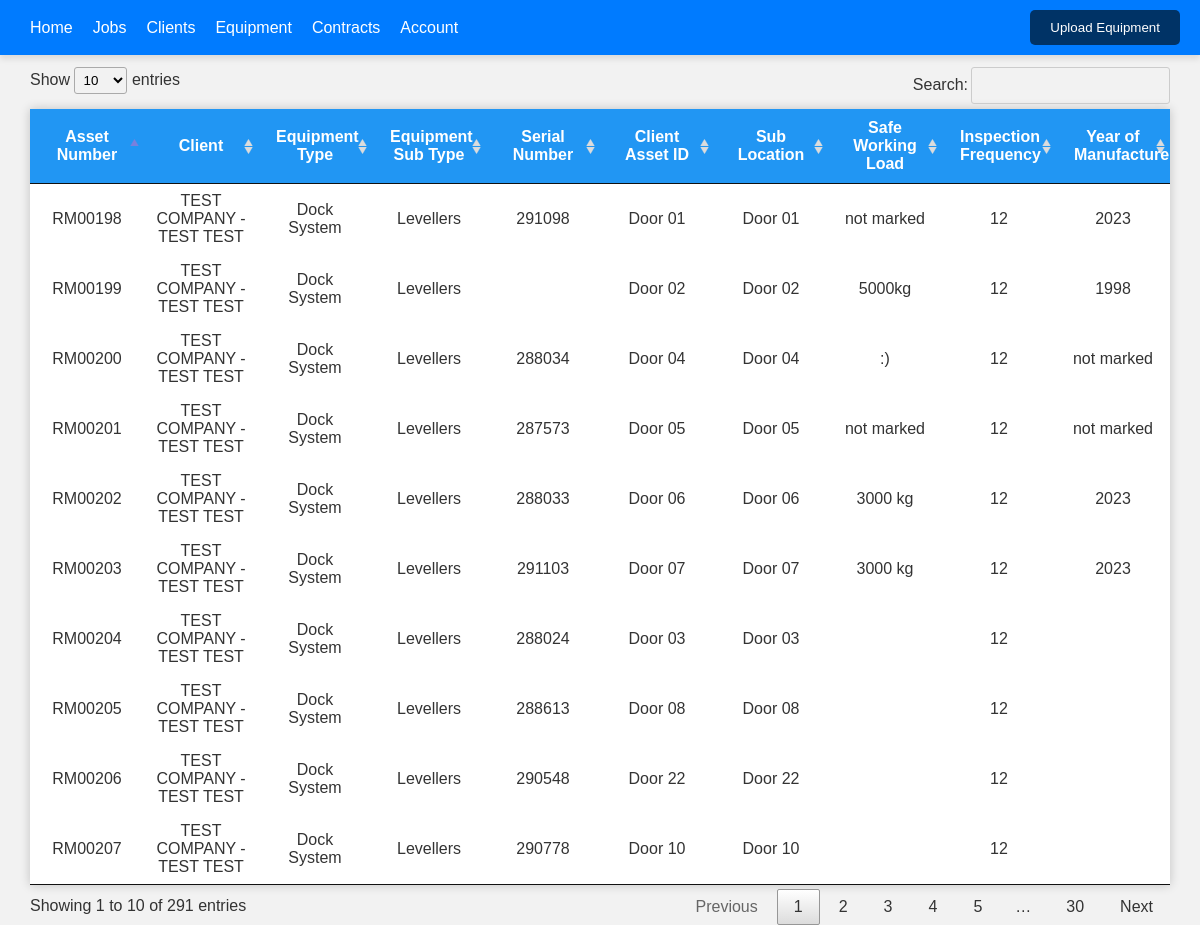
The page /equipment on the database as committed earlier.
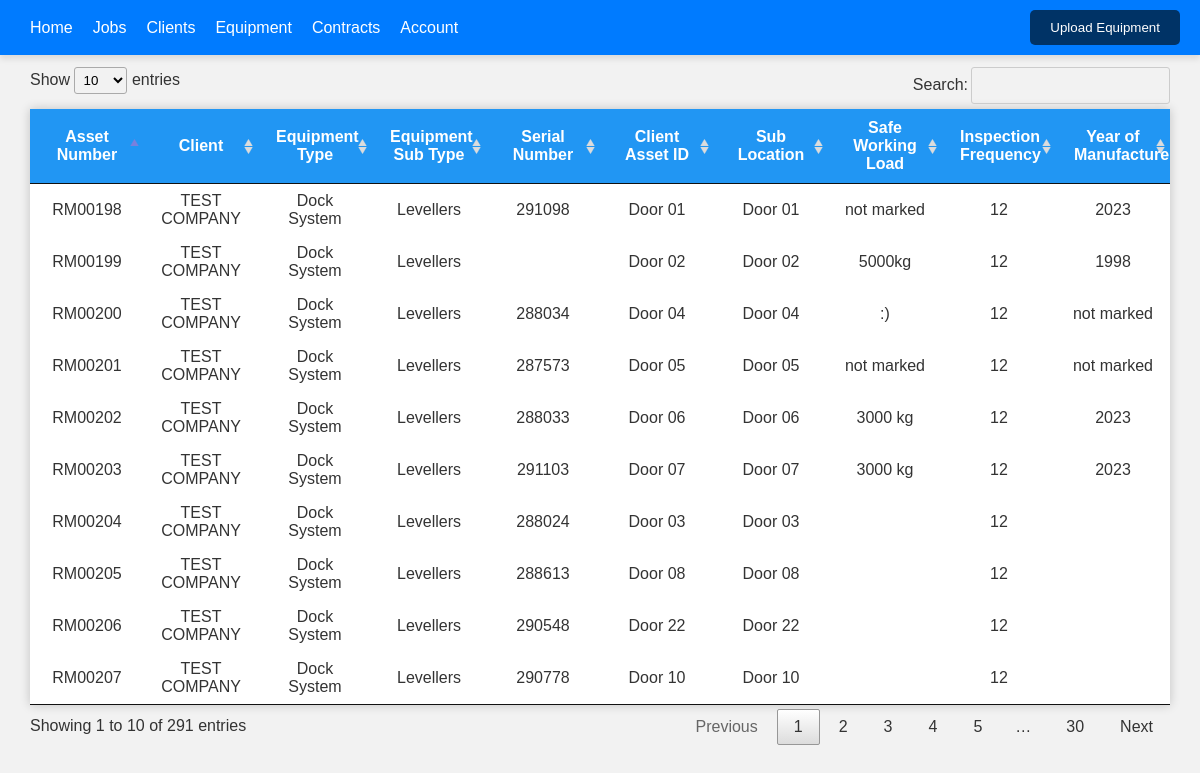
The same page on the database as committed later.
### tables this page shows
CREATE TABLE "equipment" (
	"id"	INTEGER,
	"equipment_number"	TEXT,
	"client_account_number"	TEXT,
	"equipment_type"	TEXT,
	"equipment_sub_type"	TEXT,
	"serial_number"	TEXT,
	"sub_location"	TEXT,
	"safe_working_load"	REAL,
	"inspection_frequency"	BLOB,
	"year_of_manufacture"	NUMERIC,
	"client_asset_id"	TEXT,
	PRIMARY KEY("id" AUTOINCREMENT)
);

CREATE TABLE clients (
            id INTEGER PRIMARY KEY AUTOINCREMENT,
            account_number TEXT,
            client_name TEXT,
            address_line_1 TEXT,
            address_line_2 TEXT,
            town_city TEXT,
            county TEXT,
            postcode TEXT,
            phone_number TEXT,
            status TEXT,
            date_stamp TEXT
        );

### app.py (the view)
@app.route('/equipment')
def equipment():
    equipment = get_equipment_list()
    clients = get_all_clients()
    search_query = request.args.get('search', '', type=str)
    if search_query:
        equipment = [item for item in equipment if search_query.lower() in str(item).lower()]
    return render_template(
        'equipment.html',
        equipment=equipment,
        clients=clients,
        search_query=search_query
    )

### app.py (called while the page is built)
def get_db():
    conn = sqlite3.connect(DATABASE)
    conn.row_factory = sqlite3.Row
    return conn

def get_all_clients():
    conn = get_db()
    cursor = conn.cursor()
    query = '''SELECT * FROM clients'''  # Adjust the SQL query as needed
    cursor.execute(query)
    clients = cursor.fetchall()
    conn.close()
    return clients

def get_equipment_list():
    conn = get_db()
    cursor = conn.cursor()
    cursor.execute('''
        SELECT equipment.*, clients.client_name
        FROM equipment
        INNER JOIN clients ON equipment.client_account_number = clients.account_number
    ''')
    equipment = cursor.fetchall()
    conn.close()
    return equipment

### templates/equipment.html (shortened to what this page needs)
<!doctype html>
<html>
<head>
    <link rel="stylesheet" type="text/css" href="{{ url_for('static', filename='css/style.css') }}">
    <link rel="stylesheet" type="text/css" href="{{ url_for('static', filename='css/datatable.css') }}">
</head>
<body>
<header>
    <nav>
        <ul>
            <li><a href="#">Home</a></li>
            <li><a href="#">Jobs</a></li>
            <li><a href="/clients">Clients</a></li>
            <li><a href="/equipment">Equipment</a></li>
            <li><a href="/contracts">Contracts</a></li>
            <li class="dropdown">
                <a href="#">Account</a>
            </li>
        </ul>
    </nav>
    <div class="search">
        <button id="add-equipment-button">Upload Equipment</button>
    </div>
</header>
<div style="width: 95%; padding-top: 1%; margin: auto;">
    <table id="equipment-table" style="width: 100%; margin-top: 10px;">
        <thead>
            <tr>
                <th>Asset Number</th>
                <th>Client</th>
                <th>Equipment Type</th>
                <th>Equipment Sub Type</th>
                <th>Serial Number</th>
                <th>Client Asset ID</th>
                <th>Sub Location</th>
                <th>Safe Working Load</th>
                <th>Inspection Frequency</th>
                <th>Year of Manufacture</th>
            </tr>
        </thead>
        {% for equip in equipment %}
            <tr class="clickable-row" data-href="{{ url_for('equipment_details', equipment_number=equip.equipment_number) }}">
                <td>{{ equip.equipment_number }}</td>
                <td>{{ equip.client_name }}</td>
                <td>{{ equip.equipment_type }}</td>
                <td>{{ equip.equipment_sub_type }}</td>
                <td>{{ equip.serial_number }}</td>
                <td>{{ equip.client_asset_id }}</td>
                <td>{{ equip.sub_location }}</td>
                <td>{{ equip.safe_working_load }}</td>
                <td>{{ equip.inspection_frequency }}</td>
                <td>{{ equip.year_of_manufacture }}</td>
            </tr>
        {% endfor %}
    </table>
</div>
</body>
</html>

### static/css/style.css (style rules this page uses)
body { font-family: Arial, sans-serif; background-color: #f2f2f2; color: #333; }
table { width: 500px; margin: 50px auto; border-collapse: collapse; background-color: #fff; box-shadow: 0 0 10px rgba(0, 0, 0, 0.2); }
th, td { padding: 10px; text-align: center; }
th { background-color: #2196F3; color: #fff; }
tr:nth-child(even) { background-color: #f2f2f2; }
* { margin: 0; padding: 0; box-sizing: border-box; }
header { background-color: #007BFF; display: flex; align-items: center; justify-content: space-between; padding: 10px 20px; box-shadow: 0px 4px 6px rgba(0, 0, 0, 0.1); }
nav ul { list-style: none; display: flex; }
nav ul li { margin: 0 10px; }
nav ul li a { text-decoration: none; color: white; font-weight: 500; transition: color 0.3s; }
.search { display: flex; align-items: center; }
.search button { padding: 10px 20px; background-color: #003366; color: white; border: none; border-radius: 5px; cursor: pointer; transition: background-color 0.3s; margin-left: 5px; }
.dropdown { position: relative; }
table.dataTable { margin: 0 auto; clear: both; width: 100%; table-layout: fixed; border-collapse: collapse; border-spacing: 0; background-color: #fff; box-shadow: 0 0 10px rgba(0, 0, 0, 0.2); }
.clickable-row { cursor: pointer; }

### static/css/datatable.css (style rules this page uses)
table.dataTable { width:100%;margin:0 auto;clear:both;border-collapse:separate;border-spacing:0 }
table.dataTable thead th,table.dataTable tfoot th { font-weight:bold }
table.dataTable thead th,table.dataTable thead td { padding:10px 18px;border-bottom:1px solid #111 }
table.dataTable thead .sorting,table.dataTable thead .sorting_asc,table.dataTable thead .sorting_desc,table.dataTable thead .sorting_asc_disabled,table.dataTable thead .sorting_desc_disabled { cursor:pointer;*cursor:hand;background-repeat:no-repeat;background-position:center right }
table.dataTable thead .sorting { background-image:url("../images/sort_both.png") }
table.dataTable thead .sorting_asc { background-image:url("../images/sort_asc.png") !important }
table.dataTable tbody tr { background-color:#fff }
table.dataTable tbody th,table.dataTable tbody td { padding:8px 10px }
table.dataTable.no-footer { border-bottom:1px solid #111 }
table.dataTable th,table.dataTable td { box-sizing:content-box }

Rows that differ between the two databases and show on the page:
changed through a linked row, equipment "RM00201": client_name "TEST COMPANY - TEST TEST" → "TEST COMPANY"
changed through a linked row, equipment "RM00203": client_name "TEST COMPANY - TEST TEST" → "TEST COMPANY"
changed through a linked row, equipment "RM00207": client_name "TEST COMPANY - TEST TEST" → "TEST COMPANY"
changed through a linked row, equipment "RM00205": client_name "TEST COMPANY - TEST TEST" → "TEST COMPANY"
changed through a linked row, equipment "RM00204": client_name "TEST COMPANY - TEST TEST" → "TEST COMPANY"
changed through a linked row, equipment "RM00199": client_name "TEST COMPANY - TEST TEST" → "TEST COMPANY"
changed through a linked row, equipment "RM00200": client_name "TEST COMPANY - TEST TEST" → "TEST COMPANY"
changed through a linked row, equipment "RM00198": client_name "TEST COMPANY - TEST TEST" → "TEST COMPANY"
changed through a linked row, equipment "RM00202": client_name "TEST COMPANY - TEST TEST" → "TEST COMPANY"
changed through a linked row, equipment "RM00206": client_name "TEST COMPANY - TEST TEST" → "TEST COMPANY"
